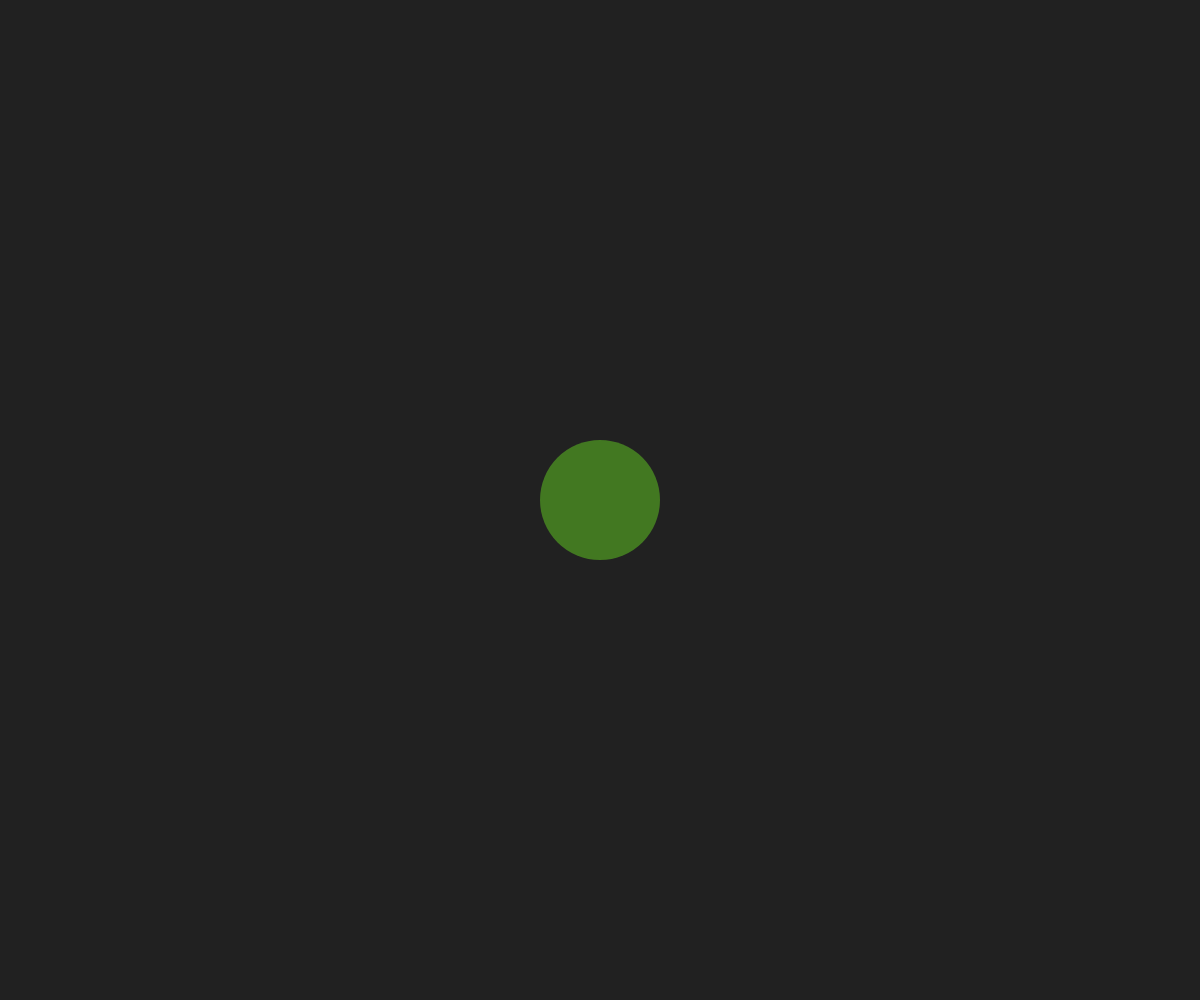
Frame 1 (no input)
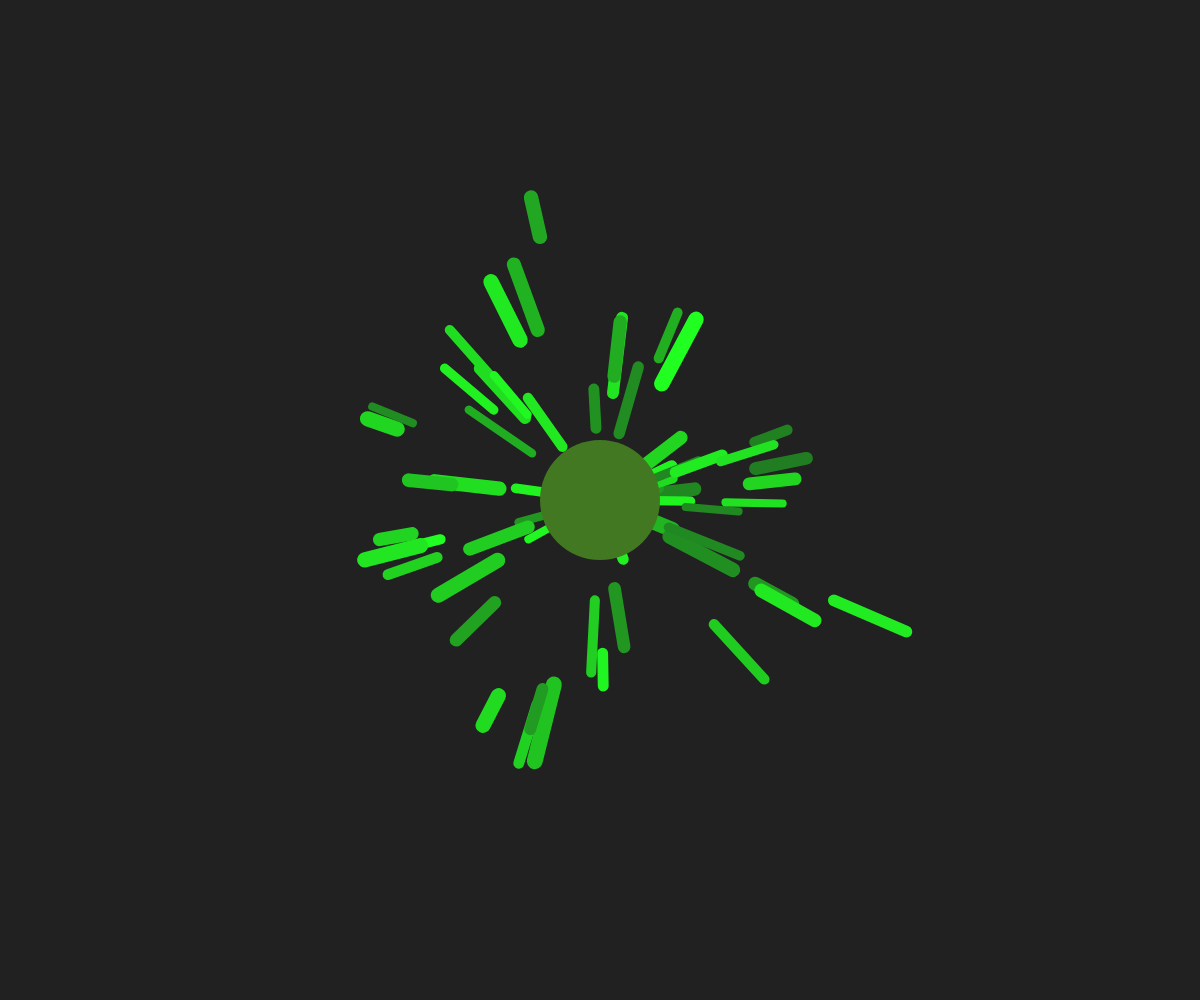
Frame 60 (no input)
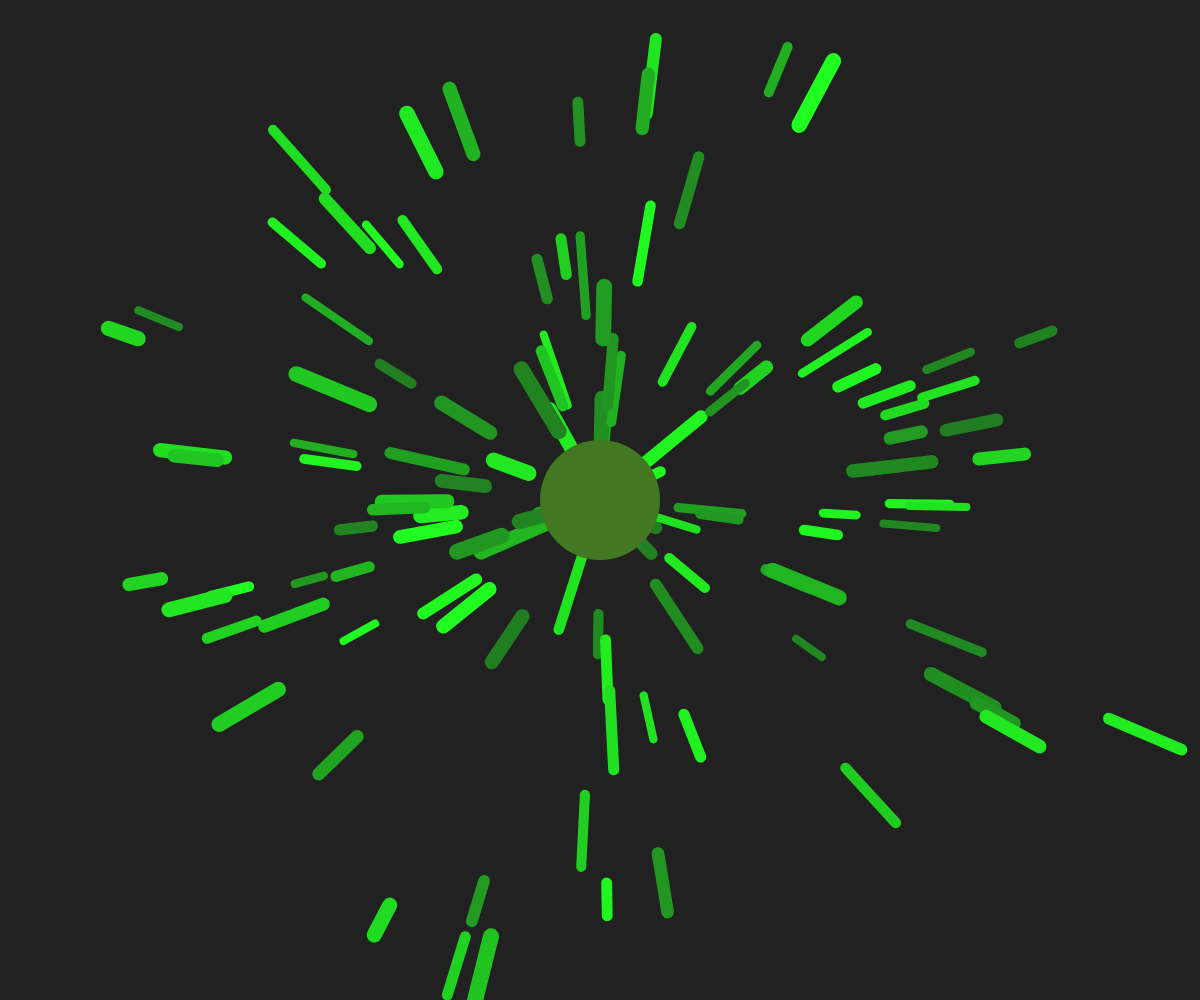
Frame 120 (the mouse pressed at the canvas centre since frame 60)

The p5.js sketch that drew these frames (run headless with seeded random() and noise() and a simulated clock; from frame 60 on, the mouse is pressed at the canvas centre):

// p5.js sketch
// ── sketch.js
"use strict";
//==========
// p5.js

let lays = [];

function setup(){
	createCanvas(windowWidth, windowHeight);
	frameRate(64);
	noStroke();
	fill(200);
	angleMode(DEGREES);
}

function draw(){
	background(33);

	let cX = width / 2;
	let cY = height / 2;

	stroke(200, 33, 33);
	strokeWeight(8);
	noFill();

	let deg = random(360);
	let len = random(30, 80);
	let spd = random(3, 5);
	let lay = new Lay(cX, cY, deg, len, spd);
	lays.push(lay);

	for(let i=lays.length-1; 0<=i; i--){
		if(lays[i].isDead()){
			lays.splice(i, 1);
			continue;
		}
		lays[i].draw();
	}

	noStroke();
	fill(66, 120, 33);
	circle(cX, cY, 120);
}

class Lay{

	constructor(x, y, deg, len, spd){
		this._fromX = x;
		this._fromY = y;
		this._toX = x + len * cos(deg);
		this._toY = y + len * sin(deg);
		this._vX = spd * cos(deg);
		this._vY = spd * sin(deg);
		this._g = random(120, 255);
		this._w = random(8, 16);
	}

	draw(){
		this._fromX += this._vX;
		this._fromY += this._vY;
		this._toX += this._vX;
		this._toY += this._vY;
		stroke(33, this._g, 33);
		strokeWeight(this._w);
		line(this._fromX, this._fromY, this._toX, this._toY);
	}

	isDead(){
		if(this._fromX < 0) return true;
		if(width < this._fromX) return true;
		if(this._fromY < 0) return true;
		if(height < this._fromY) return true;
		return false;
	}
}
